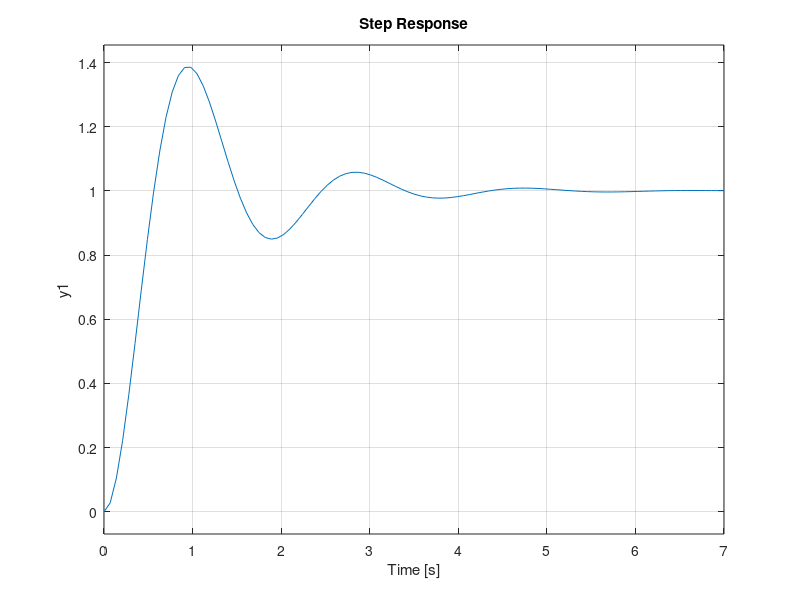

Write the MATLAB code that produced this figure. (Note: this script raises an error after producing the figure.)
%%

% Author: lucas.gomes and guilherme.oliveira
% Email: lucasgomes.1999@alunos.utfpr.edu.br
% Email: guilherme.1999@alunos.utfpr.edu.br
%
% Calculating the inversor equation transfer 
%

%% Implementation the equation

clc; % Cleaning the command window
clear all; % Cleaning the workspace
close all; % Closing all the others windows

s = tf('s'); % changing s in laplace variable

Gs = 12/(1*s^2 + 2*s); % Transfer function

Gs2 = feedback(Gs,1);

[Wn,Z] = damp(Gs2); %

step(Gs2)

%% tempo de subida

Sigma = Wn(1)*Z(1);
Wd = Wn(1)*sqrt(1-1*Z(1)^2);
Beta = atan(Wd/Sigma);
TR = (pi - Beta) / Wd

%% tempo de pico

TP = pi/Wd

%% Máximo sobressinal

Mp = exp((-Z(1)*pi)/sqrt(1-Z(1)^2)) % porcent

%% Tempo de acomodação 

TS = 4/(Z(1)*Wn(1))

%% stepinfo

stepinfo(Gs2)

% RiseTime: 0.3778
% TransientTime: 3.9349
% SettlingTime: 3.9349
% SettlingMin: 0.8496
% SettlingMax: 1.3869
% Overshoot: 38.6910
% Undershoot: 0
% Peak: 1.3869
% PeakTime: 0.9671
%
% TR = 0.5619
% TP = 0.9472
% Mp = 0.3878
% Ts = 0.9472
%
% O único valor que deu discrepância nos cálculos efetuados acima é do
% RiseTime, isso se deve pois o Matlab pega uma range específico do sinal,
% no caso como default é 10% depois do começo da função e termina quando o
% sinal fica em 90%. Assim dando discrepância, uma maneira de resolver isso
% é alterando esse range de cálculo Ex:  s = stepinfo(sys,'RiseTimeLimits',[0.05,0.95])





